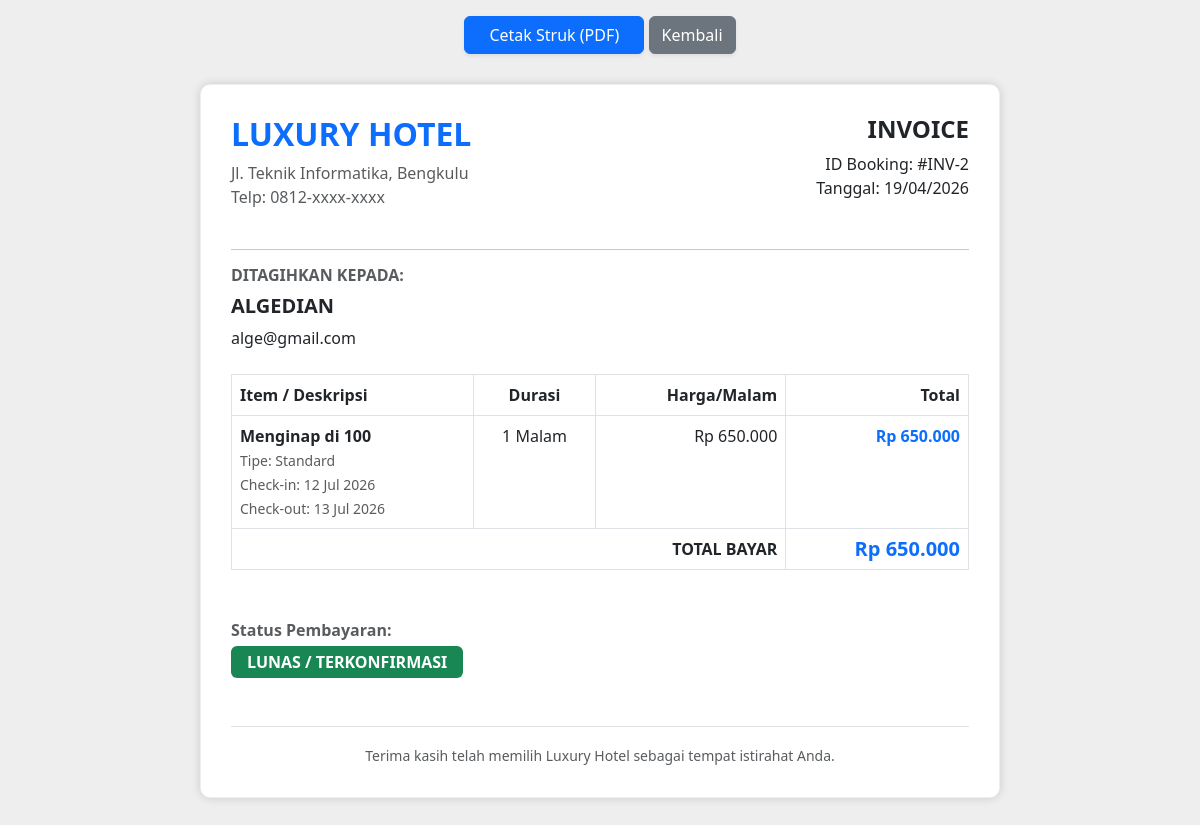
/invoice.php?id=2 (signed in), run on the app's committed database.
### tables this page shows
CREATE TABLE `bookings` (
  `id` int NOT NULL,
  `user_id` int DEFAULT NULL,
  `room_id` int DEFAULT NULL,
  `tanggal_checkin` date DEFAULT NULL,
  `tanggal_checkout` date DEFAULT NULL,
  `status` varchar(50) DEFAULT 'Pending',
  `total_harga` int NOT NULL
);

CREATE TABLE `users` (
  `id` int NOT NULL,
  `name` varchar(100) NOT NULL,
  `email` varchar(100) NOT NULL,
  `password` varchar(255) NOT NULL,
  `role` enum('admin','customer') DEFAULT 'customer'
);

CREATE TABLE `rooms` (
  `id` int NOT NULL,
  `nama_kamar` varchar(100) NOT NULL,
  `tipe` varchar(50) NOT NULL,
  `harga` int NOT NULL,
  `status` varchar(50) DEFAULT 'tersedia',
  `deskripsi` text,
  `gambar` varchar(255) DEFAULT NULL
);

### invoice.php (the view, shortened to what this page needs)
<?php
require_once '../config/db.php';
$booking_id = $_GET['id'];
$user_id = $_SESSION['user_id'];
$query = mysqli_query($conn, "SELECT bookings.*, users.name, users.email, rooms.nama_kamar, rooms.tipe, rooms.harga
                              FROM bookings
                              JOIN users ON bookings.user_id = users.id
                              JOIN rooms ON bookings.room_id = rooms.id
                              WHERE bookings.id = '$booking_id' AND bookings.user_id = '$user_id'");
$data = mysqli_fetch_assoc($query);
?>
<!DOCTYPE html>
<html lang="en">
<head>
    <link href="https://cdn.jsdelivr.net/npm/bootstrap@5.3.0/dist/css/bootstrap.min.css" rel="stylesheet">
</head>
<body>
<div class="container no-print mt-3 text-center">
    <button onclick="window.print()" class="btn btn-primary shadow-sm px-4">
        <i class="bi bi-printer"></i> Cetak Struk (PDF)
    </button>
    <a href="riwayat.php" class="btn btn-secondary shadow-sm">Kembali</a>
</div>
<div class="invoice-box">
    <div class="row mb-4">
        <div class="col-6">
            <h2 class="fw-bold text-primary">LUXURY HOTEL</h2>
            <p class="text-muted mb-0">Jl. Teknik Informatika, Bengkulu</p>
            <p class="text-muted">Telp: 0812-xxxx-xxxx</p>
        </div>
        <div class="col-6 text-end">
            <h4 class="fw-bold">INVOICE</h4>
            <p class="mb-0">ID Booking: #INV-<?= $data['id']; ?></p>
            <p>Tanggal: <?= date('d/m/Y'); ?></p>
        </div>
    </div>
    <hr>
    <div class="row mb-4">
        <div class="col-6">
            <h6 class="text-muted fw-bold">DITAGIHKAN KEPADA:</h6>
            <h5 class="fw-bold"><?= strtoupper($data['name']); ?></h5>
            <p class="mb-0"><?= $data['email']; ?></p>
        </div>
    </div>
    <table class="table table-bordered">
        <thead class="bg-light">
            <tr>
                <th>Item / Deskripsi</th>
                <th class="text-center">Durasi</th>
                <th class="text-end">Harga/Malam</th>
                <th class="text-end">Total</th>
            </tr>
        </thead>
        <tbody>
            <tr>
                <td>
                    <strong>Menginap di <?= $data['nama_kamar']; ?></strong><br>
                    <small class="text-muted">Tipe: <?= $data['tipe']; ?></small><br>
                    <small class="text-muted">Check-in: <?= date('d M Y', strtotime($data['tanggal_checkin'])); ?></small><br>
                    <small class="text-muted">Check-out: <?= date('d M Y', strtotime($data['tanggal_checkout'])); ?></small>
                </td>
                <td class="text-center">
                    <?php
                        $tgl1 = new DateTime($data['tanggal_checkin']);
                        $tgl2 = new DateTime($data['tanggal_checkout']);
                        $durasi = $tgl1->diff($tgl2)->days;
                        echo $durasi . " Malam";
                    ?>
                </td>
                <td class="text-end">Rp <?= number_format($data['harga'], 0, ',', '.'); ?></td>
                <td class="text-end fw-bold text-primary">Rp <?= number_format($data['total_harga'], 0, ',', '.'); ?></td>
            </tr>
        </tbody>
        <tfoot>
            <tr>
                <td colspan="3" class="text-end fw-bold">TOTAL BAYAR</td>
                <td class="text-end fw-bold h5 text-primary">Rp <?= number_format($data['total_harga'], 0, ',', '.'); ?></td>
            </tr>
        </tfoot>
    </table>
    <div class="mt-5">
        <p class="mb-1 text-muted fw-bold">Status Pembayaran:</p>
        <?php if($data['status'] == 'success'): ?>
            <span class="badge bg-success p-2 px-3 fs-6">LUNAS / TERKONFIRMASI</span>
        <?php else: ?>
            <span class="badge bg-warning text-dark p-2 px-3 fs-6">MENUNGGU KONFIRMASI</span>
        <?php endif; ?>
    </div>
    <div class="mt-5 text-center text-muted border-top pt-3">
        <small>Terima kasih telah memilih Luxury Hotel sebagai tempat istirahat Anda.</small>
    </div>
</div>
</body>
</html>

### invoice.php (style rules this page uses)
body { background: #eee; }
.invoice-box { max-width: 800px; margin: 30px auto; padding: 30px; border: 1px solid #eee; background: #fff; box-shadow: 0 0 10px rgba(0, 0, 0, 0.15); border-radius: 10px; }

### data on the page
bookings: id "2", user.name "ALGEDIAN", user.email "alge@gmail.com", room.nama_kamar "100", room.tipe "Standard", tanggal_checkin "12 Jul 2026", tanggal_checkout "13 Jul 2026", durasi "1", room.harga "650.000", total_harga "650.000"
